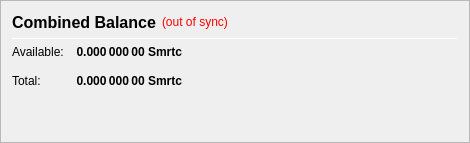
                   <widget class="QFrame" name="frame_CombinedBalances">
                    <property name="minimumSize">
                     <size>
                      <width>470</width>
                      <height>0</height>
                     </size>
                    </property>
                    <property name="frameShape">
                     <enum>QFrame::StyledPanel</enum>
                    </property>
                    <property name="frameShadow">
                     <enum>QFrame::Raised</enum>
                    </property>
                    <layout class="QVBoxLayout" name="verticalLayout_5">
                     <item>
                      <layout class="QHBoxLayout" name="horizontalLayout_5" stretch="0,0,0">
                       <item>
                        <widget class="QLabel" name="label_5z">
                         <property name="minimumSize">
                          <size>
                           <width>0</width>
                           <height>20</height>
                          </size>
                         </property>
                         <property name="font">
                          <font>
                           <pointsize>12</pointsize>
                           <weight>75</weight>
                           <bold>true</bold>
                          </font>
                         </property>
                         <property name="toolTip">
                          <string>Combined Balance (including unconfirmed and immature coins)</string>
                         </property>
                         <property name="text">
                          <string>Combined Balance</string>
                         </property>
                        </widget>
                       </item>
                       <item>
                        <widget class="QLabel" name="labelWalletStatus">
                         <property name="cursor">
                          <cursorShape>WhatsThisCursor</cursorShape>
                         </property>
                         <property name="toolTip">
                          <string>The displayed information may be out of date. Your wallet automatically synchronizes with the SMRTC network after a connection is established, but this process has not completed yet.</string>
                         </property>
                         <property name="styleSheet">
                          <string notr="true">QLabel { color: red; }</string>
                         </property>
                         <property name="text">
                          <string notr="true">(out of sync)</string>
                         </property>
                         <property name="alignment">
                          <set>Qt::AlignLeading|Qt::AlignLeft|Qt::AlignVCenter</set>
                         </property>
                        </widget>
                       </item>
                       <item>
                        <spacer name="horizontalSpacer_1">
                         <property name="orientation">
                          <enum>Qt::Horizontal</enum>
                         </property>
                         <property name="sizeHint" stdset="0">
                          <size>
                           <width>40</width>
                           <height>20</height>
                          </size>
                         </property>
                        </spacer>
                       </item>
                      </layout>
                     </item>
                     <item>
                      <widget class="Line" name="line_CombinedBalance">
                       <property name="minimumSize">
                        <size>
                         <width>0</width>
                         <height>1</height>
                        </size>
                       </property>
                       <property name="maximumSize">
                        <size>
                         <width>16777215</width>
                         <height>1</height>
                        </size>
                       </property>
                       <property name="orientation">
                        <enum>Qt::Horizontal</enum>
                       </property>
                      </widget>
                     </item>
                     <item>
                      <layout class="QGridLayout" name="gridLayout_3">
                       <property name="spacing">
                        <number>12</number>
                       </property>
                       <item row="1" column="0">
                        <widget class="QLabel" name="labelBalanceTextz">
                         <property name="text">
                          <string>Available:</string>
                         </property>
                        </widget>
                       </item>
                       <item row="1" column="1">
                        <widget class="QLabel" name="labelBalancez">
                         <property name="font">
                          <font>
                           <weight>75</weight>
                           <bold>true</bold>
                          </font>
                         </property>
                         <property name="cursor">
                          <cursorShape>IBeamCursor</cursorShape>
                         </property>
                         <property name="toolTip">
                          <string>Your current spendable balance</string>
                         </property>
                         <property name="text">
                          <string notr="true">0.000 000 00 Smrtc</string>
                         </property>
                         <property name="alignment">
                          <set>Qt::AlignRight|Qt::AlignTrailing|Qt::AlignVCenter</set>
                         </property>
                         <property name="textInteractionFlags">
                          <set>Qt::LinksAccessibleByMouse|Qt::TextSelectableByKeyboard|Qt::TextSelectableByMouse</set>
                         </property>
                        </widget>
                       </item>
                       <item row="2" column="0">
                        <widget class="QLabel" name="labelTotalTextz">
                         <property name="text">
                          <string>Total:</string>
                         </property>
                        </widget>
                       </item>
                       <item row="2" column="1">
                        <widget class="QLabel" name="labelTotalz">
                         <property name="font">
                          <font>
                           <weight>75</weight>
                           <bold>true</bold>
                          </font>
                         </property>
                         <property name="cursor">
                          <cursorShape>IBeamCursor</cursorShape>
                         </property>
                         <property name="toolTip">
                          <string>Total Balance, including all unavailable coins.</string>
                         </property>
                         <property name="text">
                          <string notr="true">0.000 000 00 Smrtc</string>
                         </property>
                         <property name="alignment">
                          <set>Qt::AlignRight|Qt::AlignTrailing|Qt::AlignVCenter</set>
                         </property>
                         <property name="textInteractionFlags">
                          <set>Qt::LinksAccessibleByMouse|Qt::TextSelectableByKeyboard|Qt::TextSelectableByMouse</set>
                         </property>
                        </widget>
                       </item>
                       <item row="2" column="3">
                        <spacer name="horizontalSpacer_2">
                         <property name="orientation">
                          <enum>Qt::Horizontal</enum>
                         </property>
                         <property name="sizeHint" stdset="0">
                          <size>
                           <width>40</width>
                           <height>20</height>
                          </size>
                         </property>
                        </spacer>
                       </item>
                      </layout>
                     </item>
                     <item>
                      <spacer name="verticalSpacer_1">
                       <property name="orientation">
                        <enum>Qt::Vertical</enum>
                       </property>
                       <property name="sizeHint" stdset="0">
                        <size>
                         <width>20</width>
                         <height>40</height>
                        </size>
                       </property>
                      </spacer>
                     </item>
                    </layout>
                   </widget>
